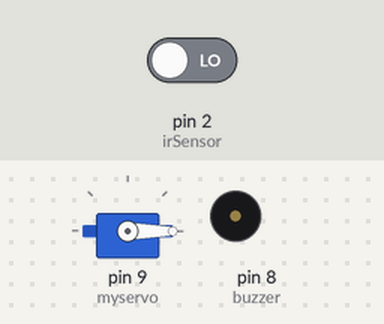
The sketch below on a simulated Arduino Uno, built with avr-gcc and run on an emulated ATmega328P. Shown: servo, buzzer (waves = sounding, pin HIGH). Inputs (shaded band) come from the test bench; at power-on: pin 2 (irSensor) LOW.

Above: at 7.2 s.
7.3 s: pin 2 (irSensor) driven HIGH
At 10.8 s:
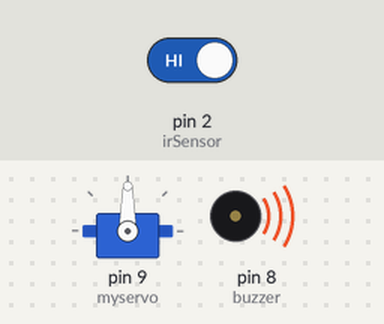
11.4 s: pin 2 (irSensor) driven LOW
At 12.2 s:
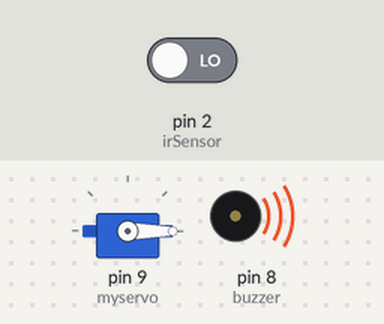
Timing chart, 0 to 15.9 s (numbered marks = the images above; inputs shaded):
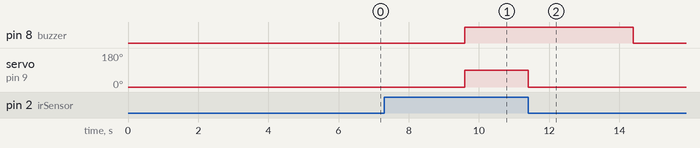

Measured:
- after the input at 7.3 s, pin 8 (buzzer): LOW → HIGH after 2.3 s; servo on pin 9 (myservo): 0° → 90° after 2.3 s
- after the input at 11.4 s, pin 8 (buzzer): HIGH → LOW after 3.0 s; servo on pin 9 (myservo): 90° → 0° at once

The sketch:

code.ino
```cpp
#include <Servo.h>

Servo myservo;  // Create servo object to control a servo
int irSensor = 2;  // IR sensor input pin
int buzzer = 8;    // Buzzer output pin
int pos = 0;       // Variable to store servo position

void setup() {
  myservo.attach(9);   // Attaches the servo on pin 9 to the servo object
  pinMode(irSensor, INPUT);  // IR sensor as input
  pinMode(buzzer, OUTPUT);   // Buzzer as output
}

void loop() {
  int sensorValue = digitalRead(irSensor);  // Read IR sensor value

  if (sensorValue == HIGH) {  // If object detected
    myservo.write(90);    // Turn servo to 90 degrees
    digitalWrite(buzzer, HIGH);  // Turn on buzzer
  } else {
    // If no object detected
    myservo.write(0);
    delay(3000) ;
    // Turn servo back to 0 degrees
    digitalWrite(buzzer, LOW);   // Turn off buzzer
  }

  delay(200);  // Short delay to avoid jitter
}
```
